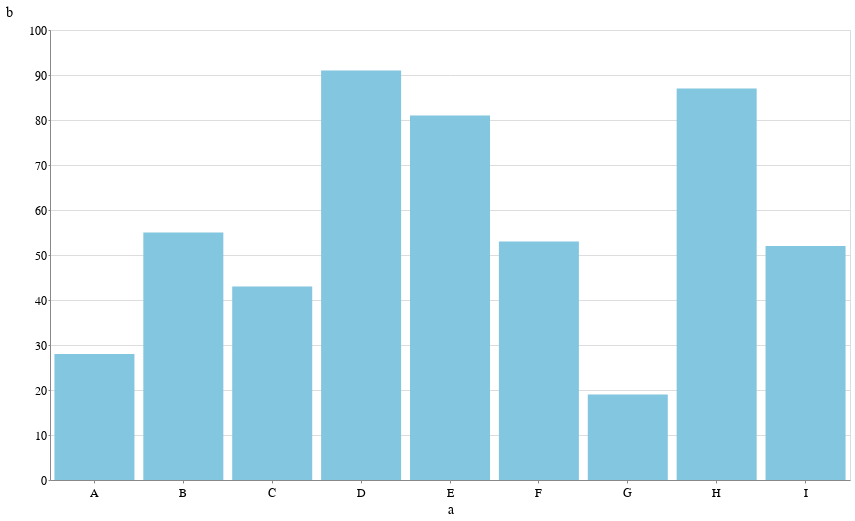

Notebook code cell kept with this figure:
### Code cell
source = pd.DataFrame({
    'a': ['A', 'B', 'C', 'D', 'E', 'F', 'G', 'H', 'I'],
    'b': [28, 55, 43, 91, 81, 53, 19, 87, 52]
})

alt.Chart(source).mark_bar().encode(
    x='a',
    y='b'
)

### Figure 1 — Vega-Lite specification as saved in the notebook (floating-point values rounded to 4 significant figures)
{"$schema": "https://vega.github.io/schema/vega-lite/v2.6.0.json", "config": {"arc": {"fill": "#82c6df"}, "area": {"fill": "#82c6df"}, "axis": {"labelFont": "Benton Gothic, sans", "labelFontSize": 12, "labelFontWeight": "normal", "titleFont": "Benton Gothic Bold, sans", "titleFontSize": 14, "titleFontWeight": "normal"}, "axisX": {"labelAngle": 0, "labelPadding": 4, "tickSize": 3}, "axisY": {"labelBaseline": "middle", "maxExtent": 45, "minExtent": 45, "tickSize": 2, "titleAlign": "left", "titleAngle": 0, "titleX": -45, "titleY": -11}, "background": "#ffffff", "bar": {"fill": "#82c6df"}, "legend": {"labelFont": "Benton Gothic, sans", "labelFontSize": 13, "symbolType": "square", "titleFont": "Benton Gothic Bold, sans", "titleFontSize": 14, "titleFontWeight": "normal"}, "line": {"stroke": "#82c6df", "strokeWidth": 3}, "path": {"stroke": "#82c6df"}, "point": {"stroke": "#82c6df"}, "range": {"category": ["#3580b1", "#ec8431", "#ab7fb4", "#c89d29", "#adc839", "#829eb1"], "diverging": ["#e68a4f", "#f4bb6a", "#f9e39c", "#dadfe2", "#a6b7c6", "#849eae"], "heatmap": ["#fbf2c7", "#f9e39c", "#f8d36e", "#f4bb6a", "#e68a4f", "#d15a40", "#ab4232"], "ordinal": ["#fbf2c7", "#f9e39c", "#f8d36e", "#f4bb6a", "#e68a4f", "#d15a40", "#ab4232"], "ramp": ["#fbf2c7", "#f9e39c", "#f8d36e", "#f4bb6a", "#e68a4f", "#d15a40", "#ab4232"]}, "rect": {"fill": "#82c6df"}, "shape": {"stroke": "#82c6df"}, "symbol": {"fill": "#82c6df", "size": 30}, "title": {"anchor": "start", "font": "Benton Gothic Bold, sans", "fontColor": "#000000", "fontSize": 22, "fontWeight": "normal"}, "view": {"height": 450, "width": 800}}, "data": {"name": "data-c2a3e89ba9d5d1687d5e8c28d630a033"}, "datasets": {"data-c2a3e89ba9d5d1687d5e8c28d630a033": [{"a": "A", "b": 28}, {"a": "B", "b": 55}, {"a": "C", "b": 43}, {"a": "D", "b": 91}, {"a": "E", "b": 81}, {"a": "F", "b": 53}, {"a": "G", "b": 19}, {"a": "H", "b": 87}, {"a": "I", "b": 52}]}, "encoding": {"x": {"field": "a", "type": "nominal"}, "y": {"field": "b", "type": "quantitative"}}, "mark": "bar"}
